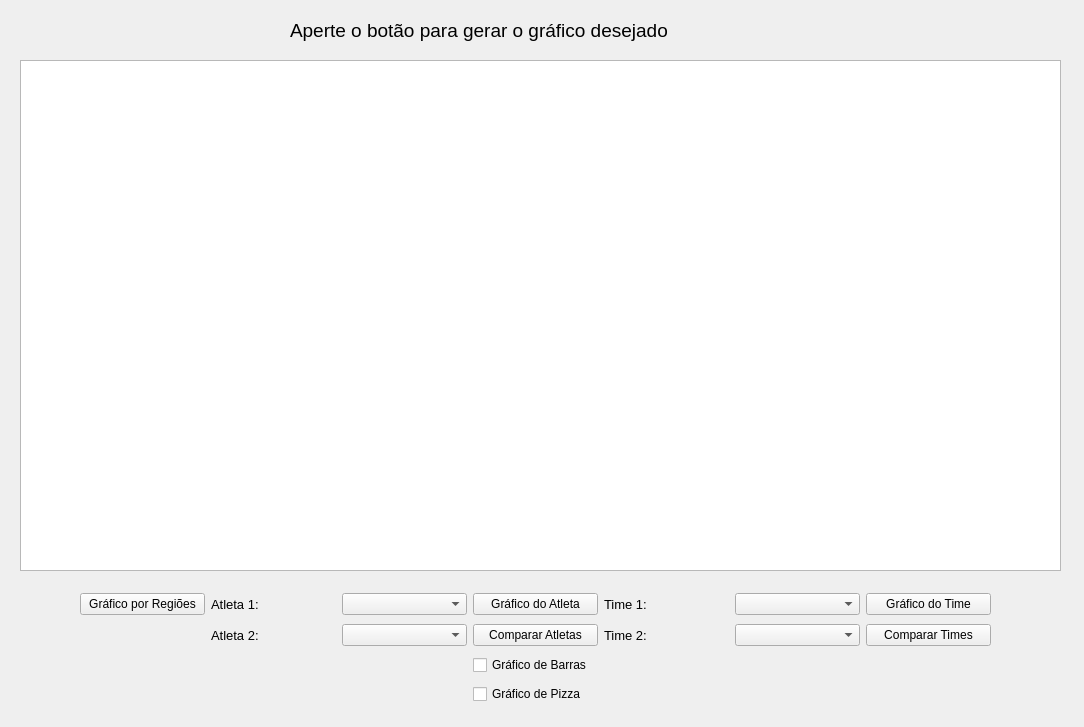
<?xml version="1.0" encoding="UTF-8"?>
<ui version="4.0">
 <class>MainWindow</class>
 <widget class="QMainWindow" name="MainWindow">
  <property name="geometry">
   <rect>
    <x>0</x>
    <y>0</y>
    <width>1084</width>
    <height>727</height>
   </rect>
  </property>
  <property name="windowTitle">
   <string>Estatísticas do Brasileirão</string>
  </property>
  <widget class="QWidget" name="centralwidget">
   <widget class="QGraphicsView" name="grafico_view">
    <property name="geometry">
     <rect>
      <x>20</x>
      <y>60</y>
      <width>1041</width>
      <height>511</height>
     </rect>
    </property>
   </widget>
   <widget class="QLabel" name="titulo_grafico">
    <property name="geometry">
     <rect>
      <x>290</x>
      <y>10</y>
      <width>541</width>
      <height>41</height>
     </rect>
    </property>
    <property name="font">
     <font>
      <pointsize>14</pointsize>
     </font>
    </property>
    <property name="text">
     <string>Aperte o botão para gerar o gráfico desejado</string>
    </property>
   </widget>
   <widget class="QWidget" name="gridLayoutWidget">
    <property name="geometry">
     <rect>
      <x>80</x>
      <y>590</y>
      <width>911</width>
      <height>119</height>
     </rect>
    </property>
    <layout class="QGridLayout" name="gridLayout">
     <item row="0" column="0">
      <widget class="QPushButton" name="btn_regiao">
       <property name="text">
        <string>Gráfico por Regiões</string>
       </property>
      </widget>
     </item>
     <item row="1" column="5">
      <widget class="QComboBox" name="combo_time2"/>
     </item>
     <item row="1" column="2">
      <widget class="QComboBox" name="combo_atleta2"/>
     </item>
     <item row="2" column="3">
      <widget class="QCheckBox" name="checkBarra">
       <property name="text">
        <string>Gráfico de Barras</string>
       </property>
      </widget>
     </item>
     <item row="0" column="5">
      <widget class="QComboBox" name="combo_time1"/>
     </item>
     <item row="1" column="6">
      <widget class="QPushButton" name="btn_comp_time">
       <property name="text">
        <string>Comparar Times</string>
       </property>
      </widget>
     </item>
     <item row="0" column="2">
      <widget class="QComboBox" name="combo_atleta1"/>
     </item>
     <item row="0" column="1">
      <widget class="QLabel" name="label_2">
       <property name="font">
        <font>
         <pointsize>10</pointsize>
        </font>
       </property>
       <property name="text">
        <string>Atleta 1:</string>
       </property>
      </widget>
     </item>
     <item row="0" column="3">
      <widget class="QPushButton" name="btn_atleta">
       <property name="text">
        <string>Gráfico do Atleta</string>
       </property>
      </widget>
     </item>
     <item row="0" column="4">
      <widget class="QLabel" name="label_3">
       <property name="font">
        <font>
         <pointsize>10</pointsize>
        </font>
       </property>
       <property name="text">
        <string>Time 1:</string>
       </property>
      </widget>
     </item>
     <item row="1" column="3">
      <widget class="QPushButton" name="btn_comp_atleta">
       <property name="text">
        <string>Comparar Atletas</string>
       </property>
      </widget>
     </item>
     <item row="0" column="6">
      <widget class="QPushButton" name="btn_clube">
       <property name="text">
        <string>Gráfico do Time</string>
       </property>
      </widget>
     </item>
     <item row="3" column="3">
      <widget class="QCheckBox" name="checkPizza">
       <property name="text">
        <string>Gráfico de Pizza</string>
       </property>
      </widget>
     </item>
     <item row="1" column="1">
      <widget class="QLabel" name="label_4">
       <property name="font">
        <font>
         <pointsize>10</pointsize>
        </font>
       </property>
       <property name="text">
        <string>Atleta 2:</string>
       </property>
      </widget>
     </item>
     <item row="1" column="4">
      <widget class="QLabel" name="label_5">
       <property name="font">
        <font>
         <pointsize>10</pointsize>
        </font>
       </property>
       <property name="text">
        <string>Time 2:</string>
       </property>
      </widget>
     </item>
    </layout>
   </widget>
  </widget>
 </widget>
 <resources/>
 <connections/>
</ui>
